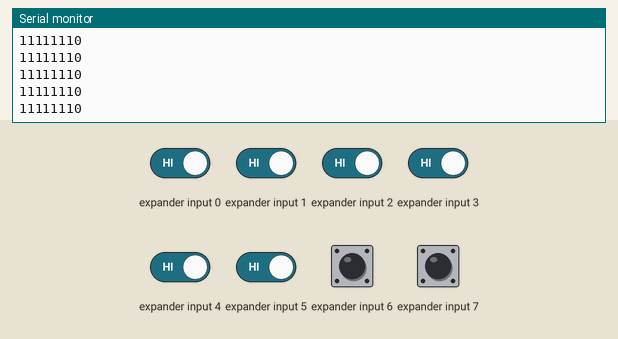
A sketch run on a simulated Arduino Mega 2560, built with avr-gcc and run on an emulated ATmega2560. Parts: the last lines printed to the serial monitor. Wiring (inferred from the names in the program): input shift register (74HC165): load pin 16; clock pin 17; serial out pin 36. Inputs (shaded band) come from the test bench; at power-on: expander input 0–7 HIGH.

Above: at 1.2 s.
1.3 s: expander input 0 driven LOW
At 1.31 s:
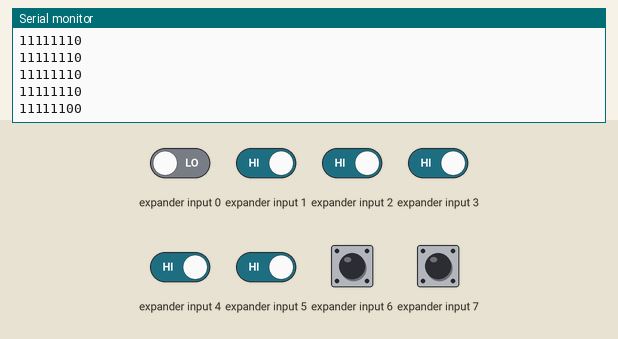
2.8 s: expander input 1 driven LOW
At 2.82 s:
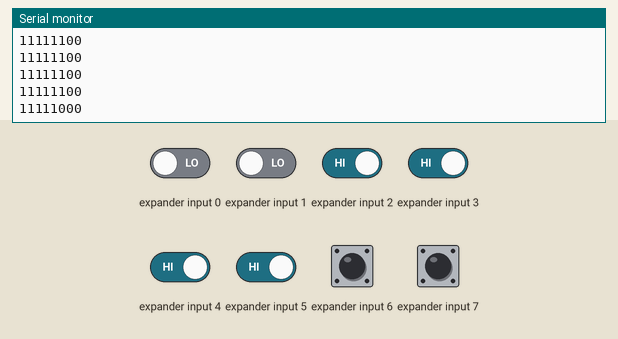
4.3 s: expander input 2 driven LOW
At 4.33 s:
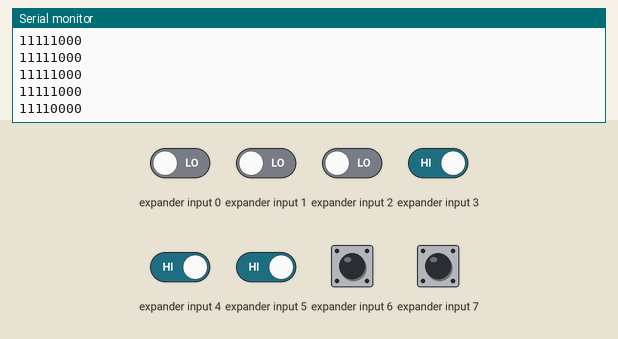
5.8 s: expander input 3 driven LOW
At 5.84 s:
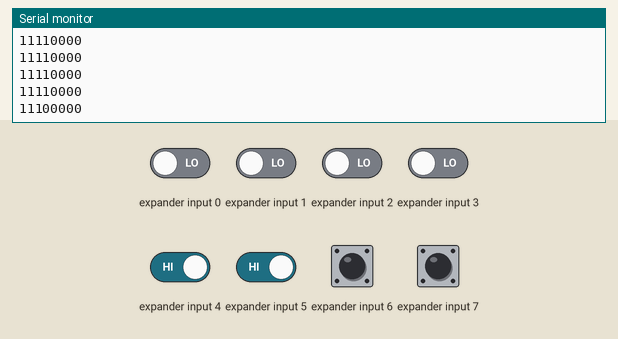
7.3 s: expander input 4 driven LOW
At 7.34 s:
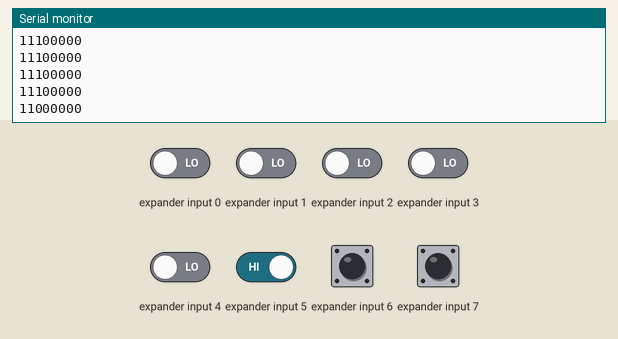
8.8 s: expander input 5 driven LOW
At 8.85 s:
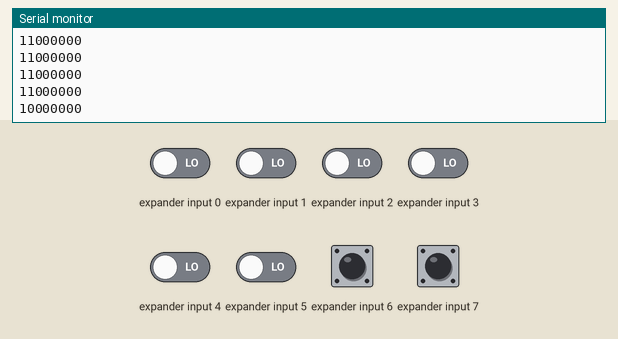
Timing chart, 0 to 11.3 s (numbered marks = the images above; inputs shaded):
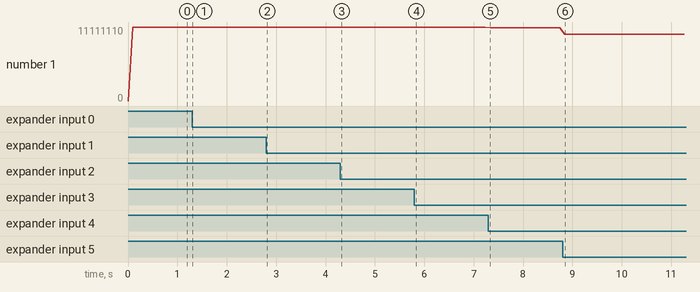

The sketch:

74HC166.ino
```cpp
#define IR_LATCH_PIN 16   // PE並列開關接腳
#define IR_CLOCK_PIN 17   // CP時脈接腳
#define IR_DATA_PIN  36  // Q7序列資料輸出接腳

uint8_t readIR() {
  uint8_t IR_data = 0;   // 儲存輸入資料值
  // 操作PE和CP腳，把並列資料讀入74HC166。
  digitalWrite(IR_LATCH_PIN, LOW);  // PE腳設成低電位
  digitalWrite(IR_CLOCK_PIN, LOW);  // CP時脈腳設成低電位
  digitalWrite(IR_CLOCK_PIN, HIGH);  // CP時脈腳設成高電位
  digitalWrite(IR_LATCH_PIN, HIGH);  // PE腳設成低電位

  // CP時脈腳設成低電位，準備讀入資料。
  digitalWrite(IR_CLOCK_PIN, LOW);
  // 透過shiftIn()函式，從最高位元依序把資料存入IR_data變數
  IR_data = shiftIn(IR_DATA_PIN, IR_CLOCK_PIN, MSBFIRST);
  return IR_data;
}

void setup() {
  Serial.begin(115200);
  pinMode(IR_LATCH_PIN, OUTPUT);
  pinMode(IR_CLOCK_PIN, OUTPUT);
  pinMode(IR_DATA_PIN, INPUT);
}

void loop() {
  byte IR = readIR();     // 讀取循跡模組資料
  Serial.println(IR, BIN);  // 以2進位方式顯示感測資料
  delay(100);
}
```

Measured:
- after the input at 1.3 s, the serial monitor: prints a new line at once (image 1)
- after the input at 2.8 s, the serial monitor: prints a new line at once (image 2)
- after the input at 4.3 s, the serial monitor: prints a new line at once (image 3)
- after the input at 5.8 s, the serial monitor: prints a new line at once (image 4)
- after the input at 7.3 s, the serial monitor: prints a new line at once (image 5)
- after the input at 8.8 s, the serial monitor: prints a new line after 0.05 s (image 6)
- plotted number 1: 11111110 → 11111100 after the input at 1.3 s, 11111100 → 11111000 after the input at 2.8 s, 11111000 → 11110000 after the input at 4.3 s, 11110000 → 11100000 after the input at 5.8 s, 11100000 → 11000000 after the input at 7.3 s
